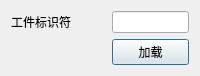
<?xml version="1.0" encoding="UTF-8"?>
<ui version="4.0">
 <class>PanelImport</class>
 <widget class="QDialog" name="PanelImport">
  <property name="geometry">
   <rect>
    <x>0</x>
    <y>0</y>
    <width>200</width>
    <height>67</height>
   </rect>
  </property>
  <property name="windowTitle">
   <string>导入旧数据</string>
  </property>
  <layout class="QFormLayout" name="formLayout">
   <item row="0" column="0">
    <widget class="QLabel" name="labelIdentifier">
     <property name="minimumSize">
      <size>
       <width>0</width>
       <height>0</height>
      </size>
     </property>
     <property name="maximumSize">
      <size>
       <width>16777215</width>
       <height>16777215</height>
      </size>
     </property>
     <property name="text">
      <string>工件标识符</string>
     </property>
    </widget>
   </item>
   <item row="0" column="1">
    <widget class="QLineEdit" name="identifier"/>
   </item>
   <item row="1" column="0">
    <spacer name="horizontalSpacer">
     <property name="orientation">
      <enum>Qt::Horizontal</enum>
     </property>
     <property name="sizeHint" stdset="0">
      <size>
       <width>95</width>
       <height>20</height>
      </size>
     </property>
    </spacer>
   </item>
   <item row="1" column="1">
    <widget class="QPushButton" name="load">
     <property name="text">
      <string>加载</string>
     </property>
    </widget>
   </item>
  </layout>
 </widget>
 <resources/>
 <connections/>
</ui>
